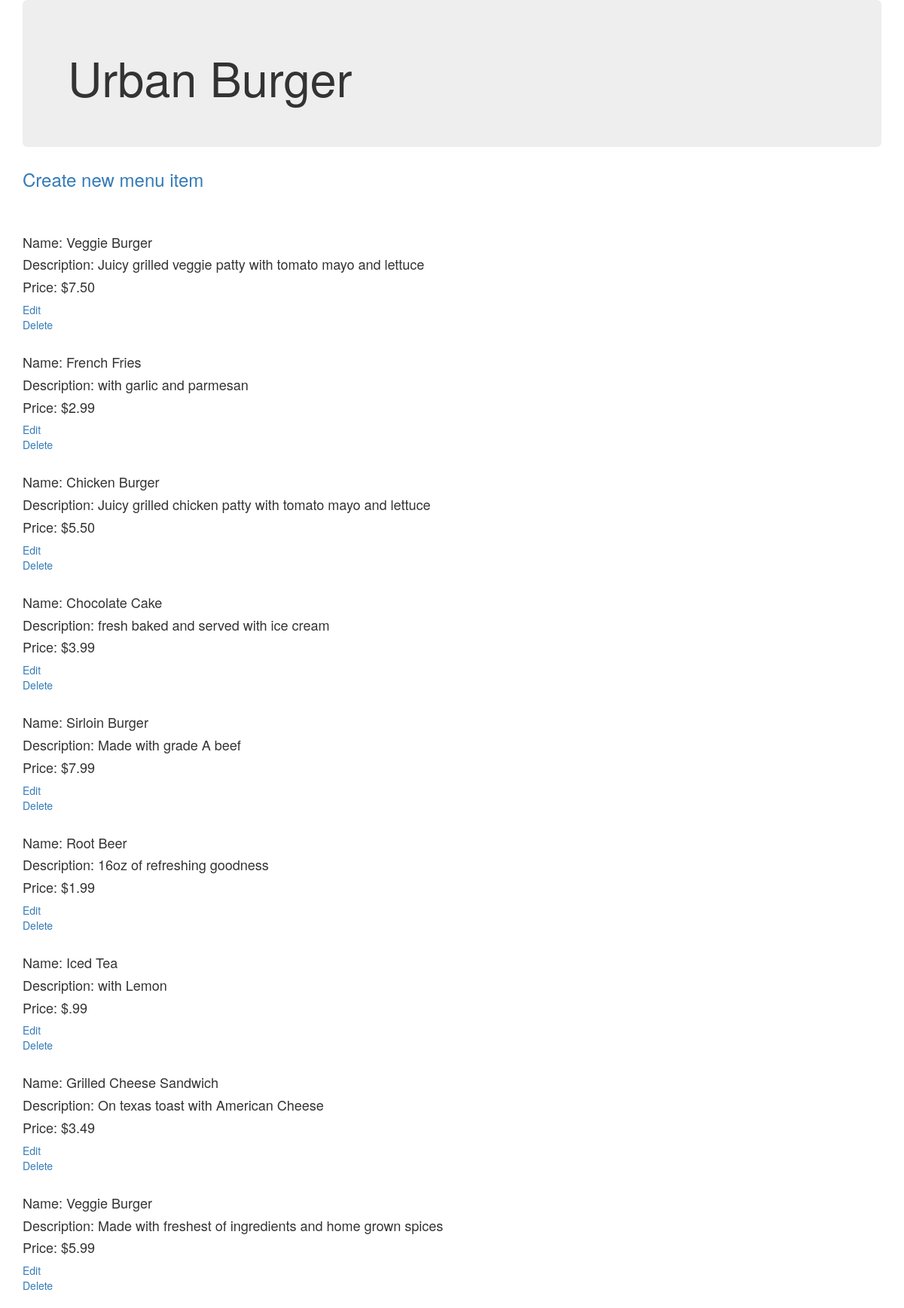
Page /restaurant/1/menu on the committed database.
### tables this page shows
CREATE TABLE restaurant (
	id INTEGER NOT NULL, 
	name VARCHAR(250) NOT NULL, 
	PRIMARY KEY (id)
);

CREATE TABLE menu_item (
	name VARCHAR(80) NOT NULL, 
	id INTEGER NOT NULL, 
	description VARCHAR(250), 
	price VARCHAR(8), 
	course VARCHAR(250), 
	restaurant_id INTEGER, 
	PRIMARY KEY (id), 
	FOREIGN KEY(restaurant_id) REFERENCES restaurant (id)
);

### webserver.py (the view)
@app.route("/restaurant/<int:restaurantId>/menu")
def menu(restaurantId):
    try:
        c, conn = getConnection()
        c.execute("SELECT name FROM restaurant WHERE id= " + str(restaurantId))
        title = c.fetchall()[0]
        c.execute('SELECT * FROM menu_item WHERE restaurant_id =' + str(restaurantId))
        return render_template('index.html', menu=c.fetchall(), title=title[0], restaurantId=restaurantId)
    except Exception as e:
        print(e)

### webserver.py (called while the page is built)
def getConnection():
    conn = sqlite3.connect("restaurantmenu.db")
    c = conn.cursor()
    return c, conn

### templates/index.html (shortened to what this page needs)
<!DOCTYPE html>
<html lang="en">
<head>
    <link href="https://maxcdn.bootstrapcdn.com/bootstrap/3.3.7/css/bootstrap.min.css" rel="stylesheet">
</head>
<body>
<div class="container">
    <div class="jumbotron">
        <h1 class="title">{{ title }}</h1>
    </div>
        <h3><a href="{{ url_for('newMenuItem' , restaurantId = restaurantId) }}">Create new menu item</a></h3>
        <br>
        <br>
        {% for row in menu %}
            <div>
                <h4>Name: {{ row[0] }}<br></h4>
                <h4>Description: {{ row[2] }}<br></h4>
                <h4>Price: {{ row[3] }}<br></h4>
                <a href="{{ url_for('editMenuItem',restaurantId = restaurantId , menuId = row[1]) }}">Edit</a>
                <br>
                <a href="{{ url_for('deleteMenuItem',restaurantId = restaurantId , menuId = row[1]) }}">Delete</a>
                <br><br>
            </div>
        {% endfor %}
</div>
</body>
</html>

### rows in the picture
restaurant: name "Urban Burger"
menu_item: name "Veggie Burger", description "Juicy grilled veggie patty with tomato mayo and lettuce", price "$7.50"
menu_item: name "French Fries", description "with garlic and parmesan", price "$2.99"
menu_item: name "Chicken Burger", description "Juicy grilled chicken patty with tomato mayo and lettuce", price "$5.50"
menu_item: name "Chocolate Cake", description "fresh baked and served with ice cream", price "$3.99"
menu_item: name "Sirloin Burger", description "Made with grade A beef", price "$7.99"
menu_item: name "Root Beer", description "16oz of refreshing goodness", price "$1.99"
menu_item: name "Iced Tea", description "with Lemon", price "$.99"
menu_item: name "Grilled Cheese Sandwich", description "On texas toast with American Cheese", price "$3.49"
menu_item: name "Veggie Burger", description "Made with freshest of ingredients and home grown spices", price "$5.99"
